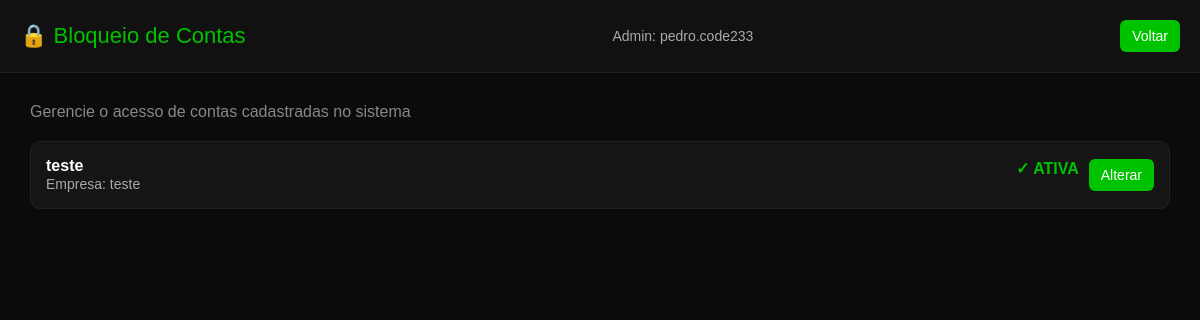
The page /contas/ (signed in) on the database as committed earlier.
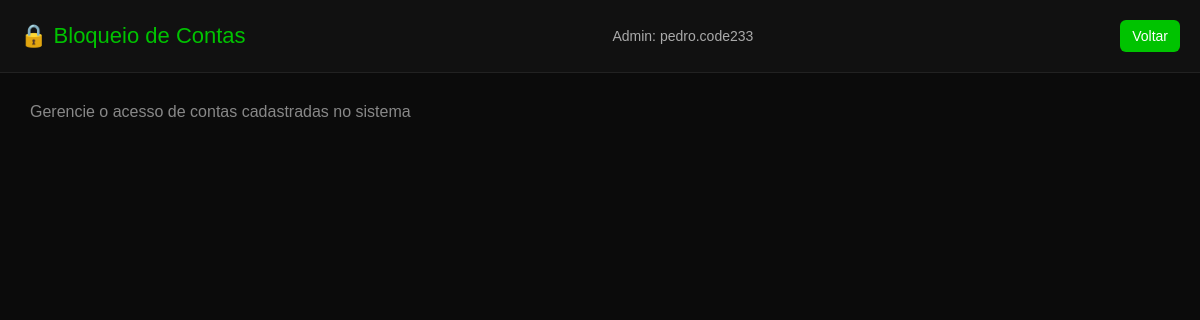
The same page on the database as committed later.
### home/models.py (models this page shows, shortened)
class Membership(models.Model):
    user = models.ForeignKey(User, on_delete=models.CASCADE)
    company = models.ForeignKey(Company, on_delete=models.CASCADE)
    is_admin = models.BooleanField(default=False)
    is_active = models.BooleanField(default=True)  # <- isso aqui
    expires_at = models.DateTimeField(null=True, blank=True)
    class Meta:
        unique_together = ('user', 'company')

class Company(models.Model):
    name = models.CharField(max_length=100)
    description = models.TextField(blank=True, null=True)
    contato = models.CharField(max_length=200, blank=True, null=True)
    active = models.BooleanField(default=True)
    paid = models.BooleanField(default=False)

### home/views.py (the view)
# urls.py: path('contas/', lista_contas, name='lista_contas'),
@login_required
def lista_contas(request):
    contas = Membership.objects.all()
    return render(request, "core/lista_contas.html", {"contas": contas})

### home/templates/core/lista_contas.html (shortened to what this page needs)
{% load static %}
<!DOCTYPE html>
<html lang="pt-br">
<head>
</head>
<body>
<div class="header">
    <div class="title">🔒 Bloqueio de Contas</div>
    <div class="info">
        Admin: {{ user.username }}
    </div>
    <a href="{% url 'controle' %}">
        <button class="btn">Voltar</button>
    </a>
</div>
<div class="container">
    <div class="top-bar">
        Gerencie o acesso de contas cadastradas no sistema
    </div>
    {% for conta in contas %}
        <div class="card">
            <div class="card-info">
                <strong>{{ conta.user.username }}</strong><br>
                <span class="info">Empresa: {{ conta.company.name }}</span>
            </div>
            <div class="card-actions">
                {% if conta.is_active %}
                    <span class="status-ativa">✓ ATIVA</span>
                {% else %}
                    <span class="status-bloqueada">✗ BLOQUEADA</span>
                {% endif %}
                {% if not conta.user.is_superuser %}
                    <a href="{% url 'toggle_conta' conta.id %}" class="btn">Alterar</a>
                {% else %}
                    <span class="info" style="padding: 8px 12px;">Superuser</span>
                {% endif %}
            </div>
        </div>
    {% endfor %}
</div>
</body>
</html>

Rows that differ between the two databases and show on the page:
removed Membership: user.username "teste", company.name "teste", is_active "✓ ATIVA", shows "Alterar"
